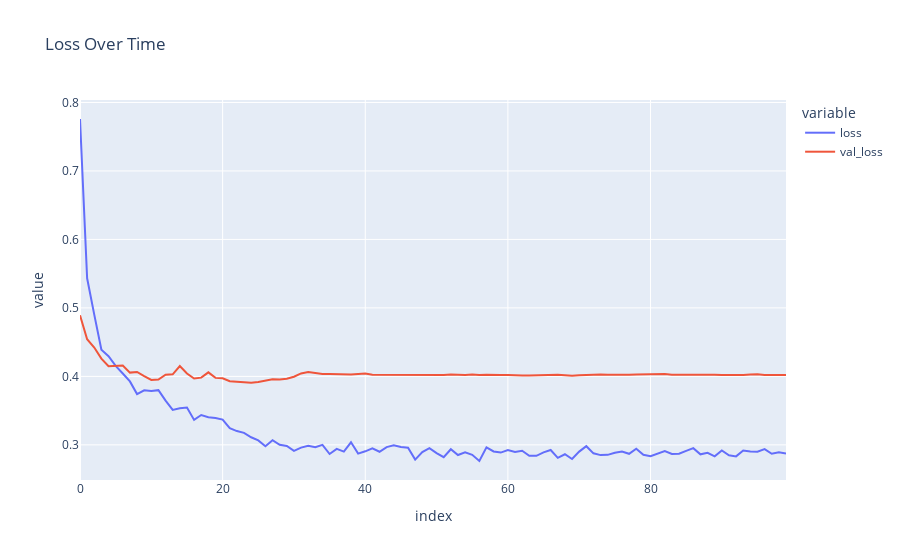

Source (notebook cell):
### Markdown cell above
# Results

### Code cell
fig = px.line(
    history.history,
    y=['loss', 'val_loss'],
    labels={'x': "Epoch", 'y': "Loss"},
    title="Loss Over Time"
)

fig.show()
